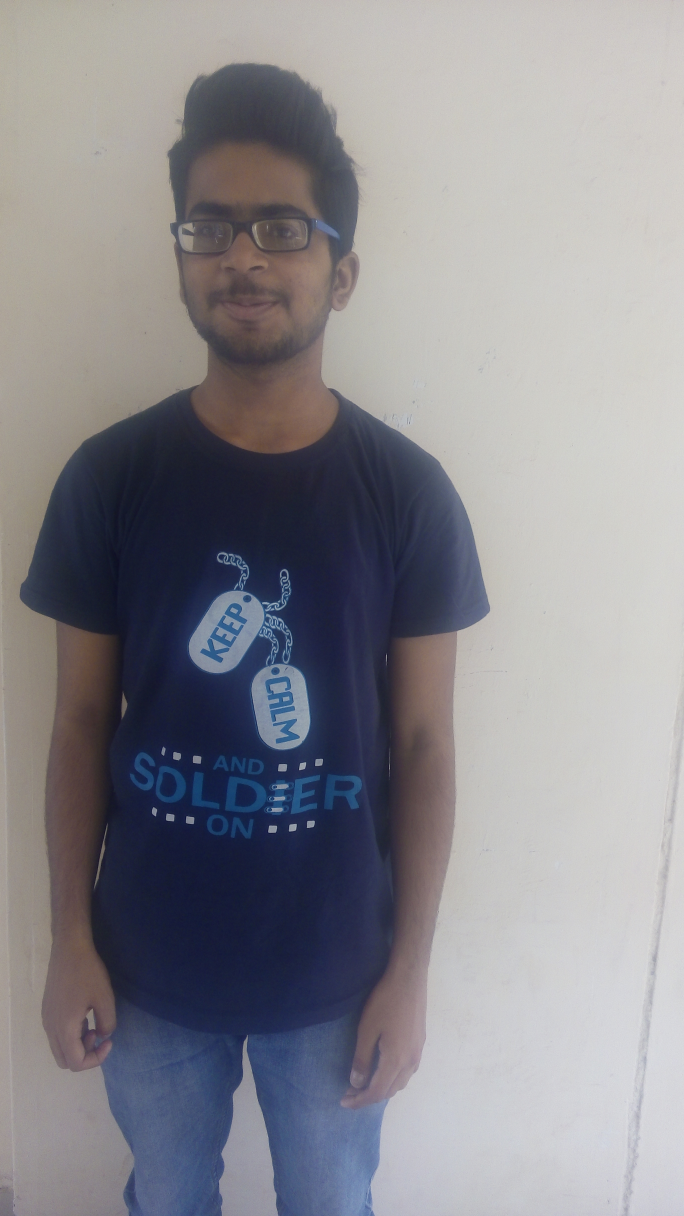
#> input picture image1.jpg, 2736 x 4864 px (shown at 1/4 size)
$ python object_recognition_SURF.py ../image1.jpg ../image1.jpg
#> lines starting #> are read from the running program, lines starting #| are printed output that depends on the picture; after the words box and inside, x2 and y2 are one past the last pixel; in counts of white or black regions, pixels touching at a corner belong together
import numpy as np
import cv2
from matplotlib import pyplot as plt
import sys
import imutils
MIN_MATCH_COUNT = 10
print('hello')
img1 = cv2.imread(sys.argv[1], 0)          # queryImage
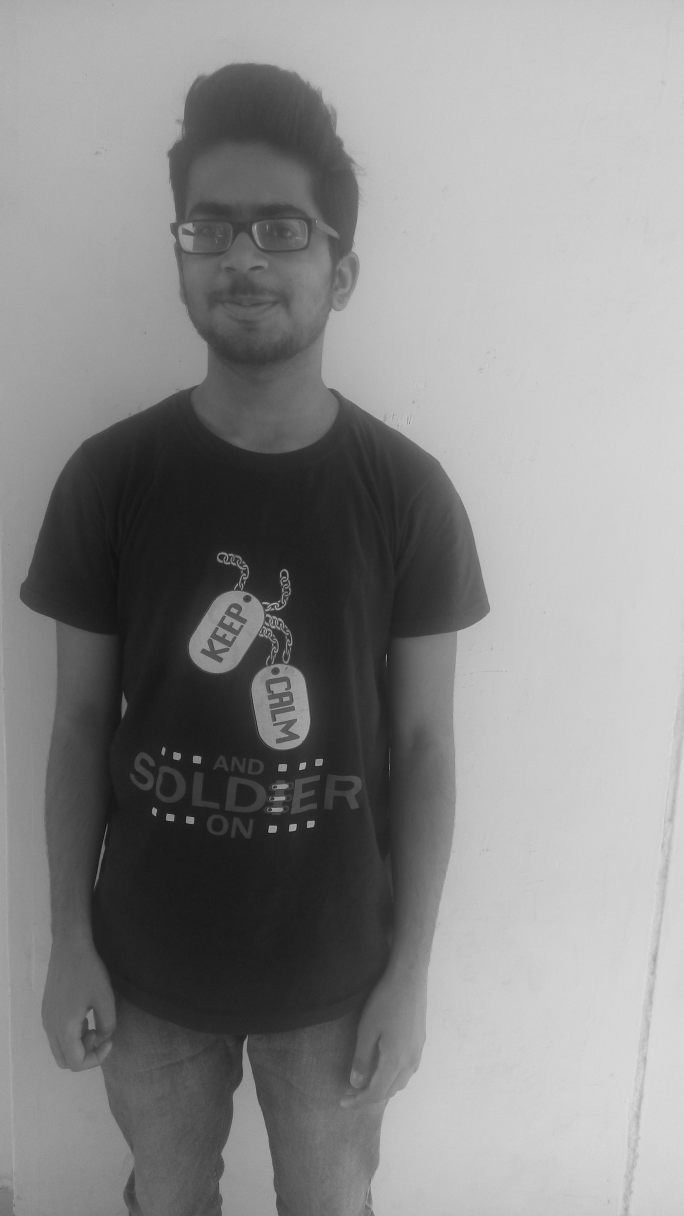
#> img1: shape (4864, 2736) (shown at 1/4 size); min 0, max 235, mean 137.4
img2 = cv2.imread(sys.argv[2], 0)  # trainImage
img1 = imutils.resize(img1, width=500, height=500)
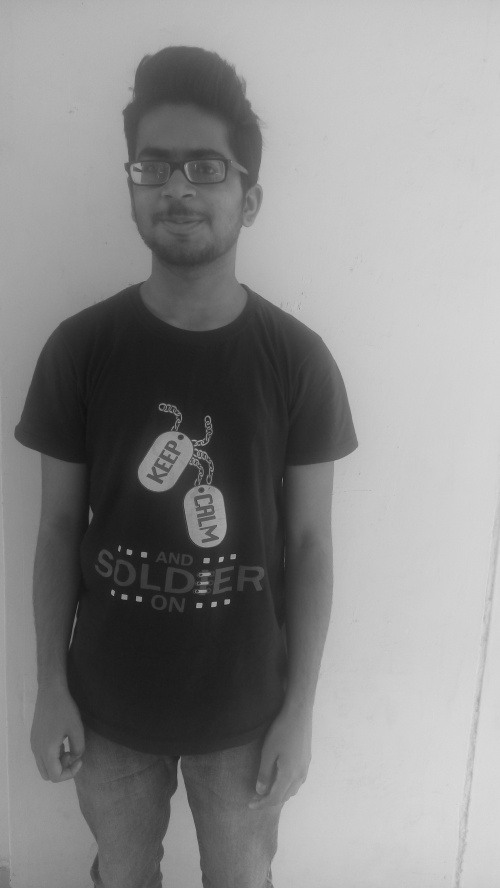
#> img1: shape (888, 500); min 17, max 219, mean 137.4
img2 = imutils.resize(img2, width=500, height=500)
print('hel')
# Initiate SIFT detector
sift = cv2.xfeatures2d.SIFT_create(300)

# find the keypoints and descriptors with SIFT
kp1, des1 = sift.detectAndCompute(img1, None)
#> kp1 = 301 keypoints; strongest (x, y, size): (214, 604, 3.8), (199, 605, 4.1), (221, 559, 3.4), (227, 602, 3.7)
kp2, des2 = sift.detectAndCompute(img2, None)
#> kp2 has the same summary as kp1
print(len(kp1))
#| 301
print(len(kp2))
#| 301
FLANN_INDEX_KDTREE = 0
index_params = dict(algorithm=FLANN_INDEX_KDTREE, trees=10)
search_params = dict(checks=5000)

flann = cv2.FlannBasedMatcher(index_params, search_params)

matches = flann.knnMatch(des1, des2, k=2)
#> matches = 301 matches

# store all the good matches as per Lowe's ratio test.
good = []
for m, n in matches:
    if m.distance < 0.7 * n.distance:
        good.append(m)
#> after the loop, good = 301 matches
if len(good) > MIN_MATCH_COUNT:
    src_pts = np.float32([kp1[m.queryIdx].pt for m in good]).reshape(-1, 1, 2)
#> src_pts = 301 rows, first 8: [31.9, 459.7], [369.7, 515], [34.19, 456.7], [347.9, 443.3], [62.14, 754.9], [62.27, 746.1], [347.9, 443.3], [338.8, 464.5]
    dst_pts = np.float32([kp2[m.trainIdx].pt for m in good]).reshape(-1, 1, 2)
#> dst_pts has the same summary as src_pts

    M, mask = cv2.findHomography(src_pts, dst_pts, cv2.RANSAC, 5.0)
#> M = [[1, -4.12e-17, 9.84e-14], [-3.45e-16, 1, 1.63e-14], [-7.8e-19, -1.74e-19, 1]]; mask = 301 values from 1 to 1
    matchesMask = mask.ravel().tolist()
#> matchesMask = 301 values from 1 to 1

    h, w = img1.shape
#> h = 888; w = 500
    pts = np.float32([[0, 0], [0, h - 1], [w - 1, h - 1],
                      [w - 1, 0]]).reshape(-1, 1, 2)
#> pts = [[0, 0], [0, 887], [499, 887], [499, 0]]
    dst = cv2.perspectiveTransform(pts, M)
#> dst = [[9.84e-14, 1.63e-14], [6.19e-14, 887], [499, 887], [499, -1.56e-13]]

    img2 = cv2.polylines(img2, [np.int32(dst)], True, 255, 3, cv2.LINE_AA)
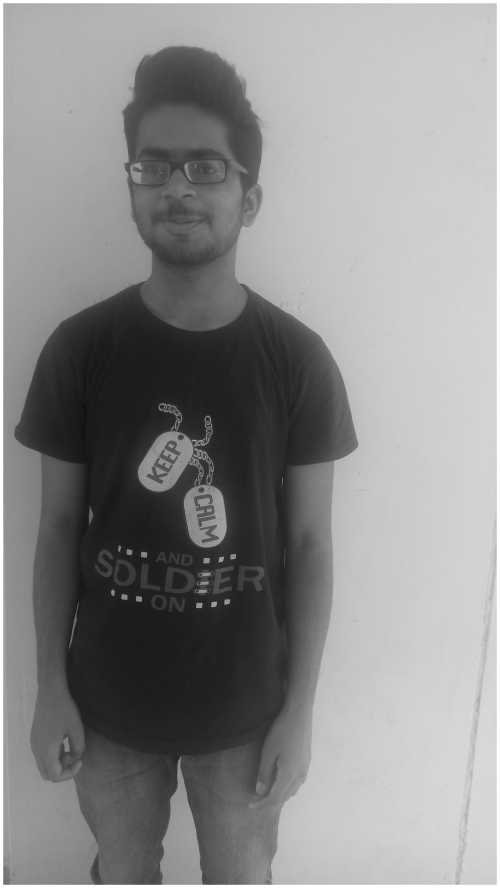
#> img2: shape (888, 500); 2.49% of pixels changed, all inside (x1, y1, x2, y2) = (0, 0, 500, 888)

else:
    print("Not enough matches are found - %d/%d" %
          (len(good), MIN_MATCH_COUNT))
    matchesMask = None
draw_params = dict(matchColor=(0, 255, 0),  # draw matches in green color
                   singlePointColor=None,
                   matchesMask=matchesMask,  # draw only inliers
                   flags=2)
#> draw_params = 4 items

img3 = cv2.drawMatches(img1, kp1, img2, kp2, good, None, **draw_params)
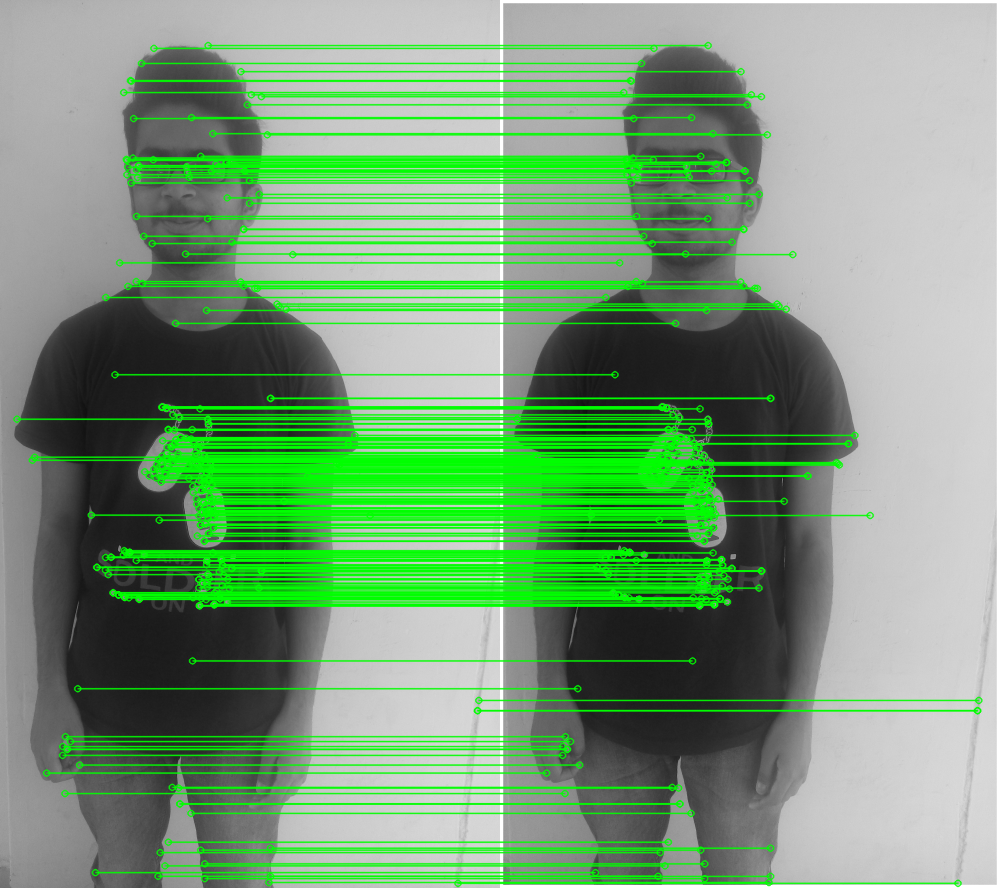
#> img3: shape (888, 1000, 3); mean of channels 0, 1, 2 118.8, 157.2, 118.8; drawn as B, G, R
# plt.imshow(img3, 'gray'),plt.show()
cv2.imshow('window', img3)
cv2.waitKey(0)
